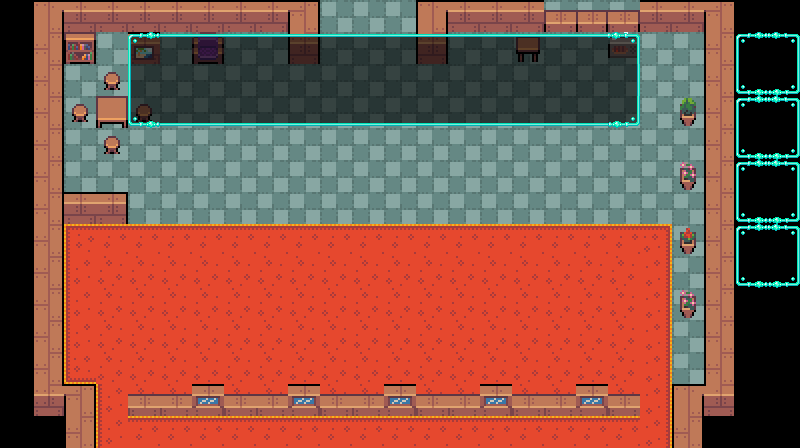

Below is a game level as drawn by its tile map, then a one-line description and the .tmx file that defines it, in full:
An orthogonal 25x14 tile map with 32x32 px tiles, 2 tile layers (staticObjects, text).

<map version="1.4" tiledversion="1.4.2" orientation="orthogonal" renderorder="right-down" width="25" height="14" tilewidth="32" tileheight="32" infinite="0" nextlayerid="3" nextobjectid="1">
 <editorsettings>
  <export target="tileMap.json" format="json" />
 </editorsettings>
 <tileset firstgid="1" name="tileSet" tilewidth="32" tileheight="32" tilecount="120" columns="8">
  <image source="tileSet.png" width="256" height="480" />
  <tile id="0">
   <properties>
    <property name="rigidBody" type="bool" value="true" />
   </properties>
  </tile>
  <tile id="1">
   <properties>
    <property name="rigidBody" type="bool" value="true" />
   </properties>
  </tile>
  <tile id="2">
   <properties>
    <property name="rigidBody" type="bool" value="true" />
   </properties>
  </tile>
  <tile id="3">
   <properties>
    <property name="rigidBody" type="bool" value="true" />
   </properties>
  </tile>
  <tile id="4">
   <properties>
    <property name="rigidBody" type="bool" value="false" />
   </properties>
  </tile>
  <tile id="5">
   <properties>
    <property name="rigidBody" type="bool" value="false" />
   </properties>
  </tile>
  <tile id="6">
   <properties>
    <property name="rigidBody" type="bool" value="false" />
   </properties>
  </tile>
  <tile id="7">
   <properties>
    <property name="rigidBody" type="bool" value="false" />
   </properties>
  </tile>
  <tile id="8">
   <properties>
    <property name="rigidBody" type="bool" value="true" />
   </properties>
  </tile>
  <tile id="9">
   <properties>
    <property name="rigidBody" type="bool" value="true" />
   </properties>
  </tile>
  <tile id="10">
   <properties>
    <property name="rigidBody" type="bool" value="true" />
   </properties>
  </tile>
  <tile id="11">
   <properties>
    <property name="rigidBody" type="bool" value="true" />
   </properties>
  </tile>
  <tile id="12">
   <properties>
    <property name="rigidBody" type="bool" value="false" />
   </properties>
  </tile>
  <tile id="13">
   <properties>
    <property name="rigidBody" type="bool" value="false" />
   </properties>
  </tile>
  <tile id="14">
   <properties>
    <property name="rigidBody" type="bool" value="false" />
   </properties>
  </tile>
  <tile id="15">
   <properties>
    <property name="rigidBody" type="bool" value="false" />
   </properties>
  </tile>
 </tileset>
 <layer id="1" name="staticObjects" width="25" height="14">
  <data encoding="csv">
0,49,50,50,50,50,50,50,50,51,58,58,58,49,54,54,54,75,73,77,54,54,51,0,0,
0,57,92,58,80,58,108,58,58,68,58,58,58,68,58,58,95,58,58,97,58,58,59,110,111,
0,57,58,94,58,58,58,58,58,58,58,58,58,58,58,58,58,58,58,58,58,58,59,118,119,
0,57,94,96,94,58,58,58,58,58,58,58,58,58,58,58,58,58,58,58,58,101,59,110,111,
0,57,58,94,58,58,58,58,58,58,58,58,58,58,58,58,58,58,58,58,58,58,59,118,119,
0,57,58,58,58,58,58,58,58,58,58,58,58,58,58,58,58,58,58,58,58,102,59,110,111,
0,57,66,55,58,58,58,58,58,58,58,58,58,58,58,58,58,58,58,58,58,58,59,118,119,
0,57,1,2,2,2,2,2,2,2,2,2,2,2,2,2,2,2,2,2,3,103,59,110,111,
0,57,9,10,10,10,10,10,10,10,10,10,10,10,10,10,10,10,10,10,11,58,59,118,119,
0,57,9,10,10,10,10,10,10,10,10,10,10,10,10,10,10,10,10,10,11,102,59,0,0,
0,57,9,10,10,10,10,10,10,10,10,10,10,10,10,10,10,10,10,10,11,58,59,0,0,
0,57,17,10,10,10,10,10,10,10,10,10,10,10,10,10,10,10,10,10,11,58,59,0,0,
0,65,51,9,76,76,79,76,76,79,76,76,79,76,76,79,76,76,79,76,11,49,67,0,0,
0,0,59,9,2,2,2,2,2,2,2,2,2,2,2,2,2,2,2,2,11,57,0,0,0
</data>
 </layer>
 <layer id="2" name="text" width="25" height="14">
  <data encoding="csv">
0,0,0,0,0,0,0,0,0,0,0,0,0,0,0,0,0,0,0,0,0,0,0,0,0,
0,0,0,0,110,109,109,109,109,109,109,109,109,109,109,109,109,109,109,111,0,0,0,0,0,
0,0,0,0,112,116,116,116,116,116,116,116,116,116,116,116,116,116,116,120,0,0,0,0,0,
0,0,0,0,118,117,117,117,117,117,117,117,117,117,117,117,117,117,117,119,0,0,0,0,0,
0,0,0,0,0,0,0,0,0,0,0,0,0,0,0,0,0,0,0,0,0,0,0,0,0,
0,0,0,0,0,0,0,0,0,0,0,0,0,0,0,0,0,0,0,0,0,0,0,0,0,
0,0,0,0,0,0,0,0,0,0,0,0,0,0,0,0,0,0,0,0,0,0,0,0,0,
0,0,0,0,0,0,0,0,0,0,0,0,0,0,0,0,0,0,0,0,0,0,0,0,0,
0,0,0,0,0,0,0,0,0,0,0,0,0,0,0,0,0,0,0,0,0,0,0,0,0,
0,0,0,0,0,0,0,0,0,0,0,0,0,0,0,0,0,0,0,0,0,0,0,0,0,
0,0,0,0,0,0,0,0,0,0,0,0,0,0,0,0,0,0,0,0,0,0,0,0,0,
0,0,0,0,0,0,0,0,0,0,0,0,0,0,0,0,0,0,0,0,0,0,0,0,0,
0,0,0,0,0,0,0,0,0,0,0,0,0,0,0,0,0,0,0,0,0,0,0,0,0,
0,0,0,0,0,0,0,0,0,0,0,0,0,0,0,0,0,0,0,0,0,0,0,0,0
</data>
 </layer>
</map>